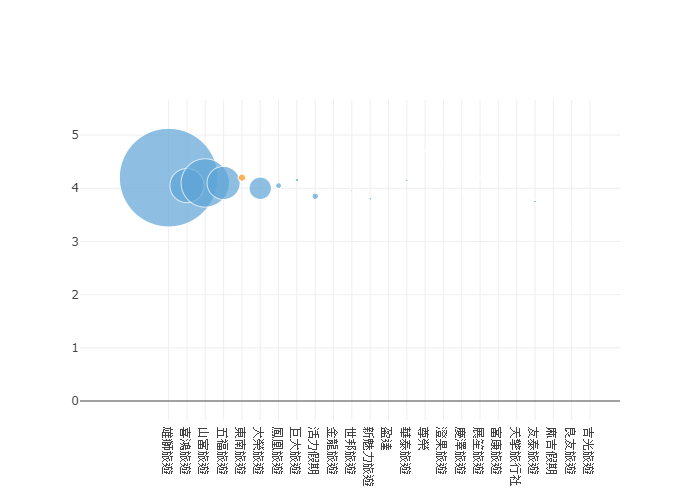

Write the Python code that produced this figure.
import requests as req
res=req.get('https://www.tripresso.com/survey/agency')
from bs4 import BeautifulSoup
soup = BeautifulSoup(res.text, 'html.parser')
soup = soup.findAll("section", {"class": "travelEvalList"})[0].findAll("div", {"class": "row"})[0]

name=[]
star=[]
comments_count=[]
bubble_color=[]
for company_div in soup.findChildren(recursive=False):
    company_data=company_div.findAll("div", {"rel": "for_schema"})[0].text.strip().split()
    name.append(company_data[0])
    star.append(float(company_data[1])/20)
    comments_count.append(int(company_data[4]))
    bubble_color.append('rgb(93, 164, 214)' if company_data[0]!='東南旅遊' else 'rgb(255, 144, 14)')

import plotly.graph_objs as go
import plotly.io as pio

test=[i/10 for i in comments_count]
trace0 = go.Scatter(
    x=name,
    y=star,
    mode='markers',
    marker=dict(
        color=bubble_color,
        size=test,
    )
)
data = [trace0]
fig = dict(data=data)
pio.write_image(dict(data=data), 'review.png')
